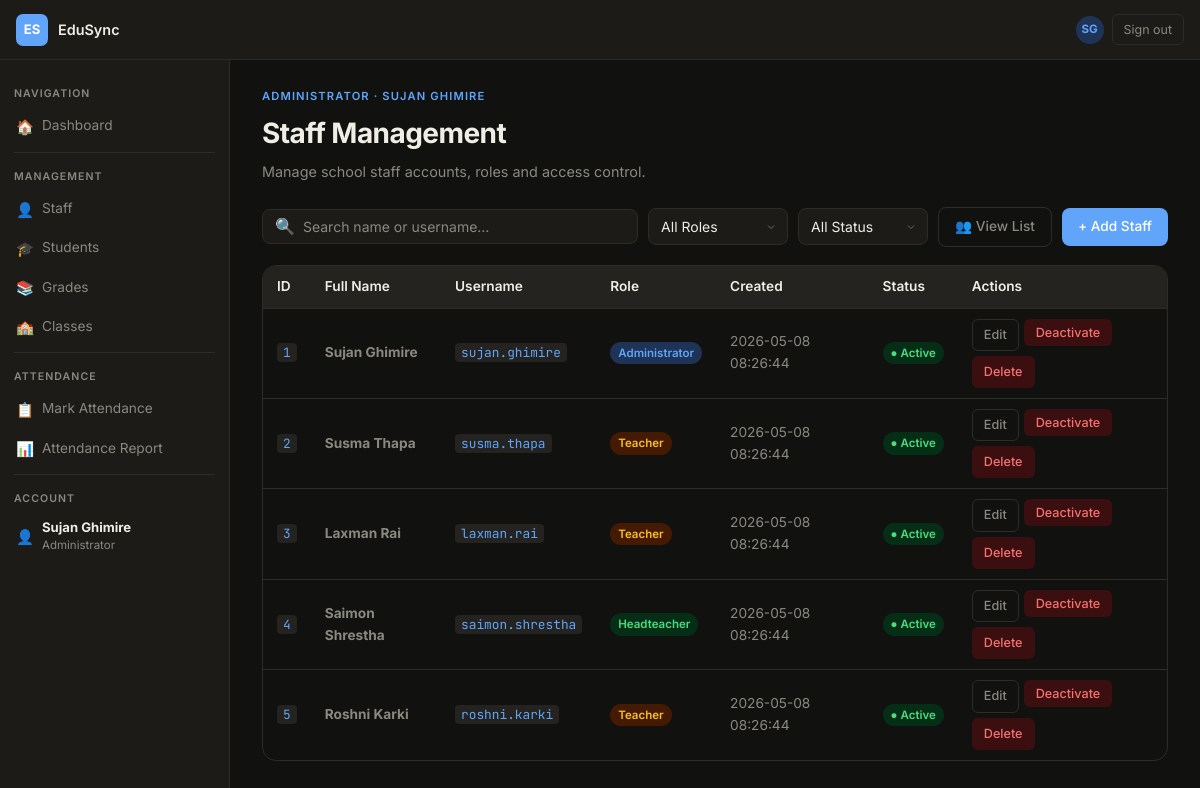
The app's page /staff/index.php (signed in) with its own data.
### tables this page shows
CREATE TABLE tblStaff (
  staffId        INT AUTO_INCREMENT PRIMARY KEY,                          
  fullName       VARCHAR(100) NOT NULL,                                   
  username       VARCHAR(50)  NOT NULL UNIQUE,                            
  passwordHash   VARCHAR(255) NOT NULL,                                   
  role           ENUM('Administrator','Teacher','Headteacher') NOT NULL,  
  isStaffActive  BOOLEAN      NOT NULL DEFAULT TRUE,                      
  staffCreatedAt DATETIME     NOT NULL                                    
);

### shared/db.php (called while the page is built, shortened)
<?php
function db(): PDO {
    $host   = 'localhost';
    $dbname = 'edusync';
    $user   = 'root';
    $pass   = '';
    $pdo = new PDO(
        "mysql:host=$host;dbname=$dbname;charset=utf8mb4",
        $user, $pass,
        [
            PDO::ATTR_ERRMODE            => PDO::ERRMODE_EXCEPTION,
            PDO::ATTR_DEFAULT_FETCH_MODE => PDO::FETCH_ASSOC,
            PDO::ATTR_EMULATE_PREPARES   => false,
        ]
    );
    return $pdo;
}

### methods/staff.php (called while the page is built, shortened)
<?php
require_once __DIR__ . '/../shared/db.php';
class Staff {
    private PDO $pdo;
    public function __construct(PDO $pdo) {
        $this->pdo = $pdo;
    }
    public function getAll(): array {
        $stmt = $this->pdo->prepare("CALL sp_GetAllStaff()");
        $stmt->execute();
        return $stmt->fetchAll();
    }
}

### staff/index.php (the view, shortened to what this page needs)
<?php
require_once __DIR__ . '/../shared/db.php';
require_once __DIR__ . '/../methods/staff.php';
$staffClass = new Staff(db());
$staff = $staffClass->getAll();
?>
<!DOCTYPE html>
<html lang="en" data-theme="dark">
<head>
<link rel="stylesheet" href="style.css">
</head>
<body>
<nav class="topnav" id="topnav"></nav>
<div class="app-layout">
  <aside class="sidebar" id="sidebar"></aside>
  <main class="content">
    <div class="page-eyebrow"><?= htmlspecialchars($_SESSION['user']['role']) ?> · <?= htmlspecialchars($_SESSION['user']['fullName']) ?></div>
    <div class="page-title">Staff Management</div>
    <div class="page-sub">Manage school staff accounts, roles and access control.</div>
    <div class="toolbar">
      <div class="search-bar">
        <span>🔍</span>
        <input type="text" id="searchInput" placeholder="Search name or username…">
      </div>
      <select class="form-select" id="roleFilter" style="width:auto;min-width:140px;">
        <option value="">All Roles</option>
      </select>
      <select class="form-select" id="statusFilter" style="width:auto;min-width:130px;">
        <option value="">All Status</option>
      </select>
      <a href="list.php" class="btn btn-ghost">👥 View List</a>
      <a href="add.php" class="btn btn-primary">+ Add Staff</a>
    </div>
    <div class="table-wrap">
      <table id="staffTable">
        <thead>
          <tr>
            <th>ID</th>
            <th>Full Name</th>
            <th>Username</th>
            <th>Role</th>
            <th>Created</th>
            <th>Status</th>
            <th>Actions</th>
          </tr>
        </thead>
        <tbody>
          <?php if (empty($staff)): ?>
            <tr><td colspan="7">
              <div class="empty-state">
                <div class="empty-icon">👥</div>
                <p>No staff records found.</p>
              </div>
            </td></tr>
          <?php else: ?>
            <?php
              $roleColor = [
                'Administrator' => 'badge-blue',
                'Teacher'       => 'badge-yellow',
                'Headteacher'   => 'badge-green'
              ];
            ?>
            <?php foreach ($staff as $s): ?>
            <tr
              data-name="<?= strtolower(htmlspecialchars($s['fullName'])) ?>"
              data-username="<?= strtolower(htmlspecialchars($s['username'])) ?>"
              data-role="<?= htmlspecialchars($s['role']) ?>"
              data-active="<?= $s['isStaffActive'] ? '1' : '0' ?>"
            >
              <td><code><?= $s['staffId'] ?></code></td>
              <td><strong><?= htmlspecialchars($s['fullName']) ?></strong></td>
              <td><code><?= htmlspecialchars($s['username']) ?></code></td>
              <td><span class="badge <?= $roleColor[$s['role']] ?? 'badge-gray' ?>"><?= htmlspecialchars($s['role']) ?></span></td>
              <td><?= htmlspecialchars($s['staffCreatedAt']) ?></td>
              <td>
                <?php if ($s['isStaffActive']): ?>
                  <span class="badge badge-green">● Active</span>
                <?php else: ?>
                  <span class="badge badge-red">● Inactive</span>
                <?php endif; ?>
              </td>
              <td>
                <div class="action-row">
                  <a href="edit.php?id=<?= $s['staffId'] ?>" class="btn btn-ghost btn-sm">Edit</a>
                  <form method="POST" action="toggle.php" style="display:inline;">
                    <button type="submit" class="btn btn-sm <?= $s['isStaffActive'] ? 'btn-danger' : 'btn-success' ?>">
                      <?= $s['isStaffActive'] ? 'Deactivate' : 'Activate' ?>
                    </button>
                  </form>
                  <a href="delete.php?id=<?= $s['staffId'] ?>" class="btn btn-danger btn-sm">Delete</a>
                </div>
              </td>
            </tr>
            <?php endforeach; ?>
          <?php endif; ?>
        </tbody>
      </table>
    </div>
  </main>
</div>
</body>
</html>

### records on screen
tblstaff: staffId "1", fullName "Sujan Ghimire", username "sujan.ghimire", role "Administrator", staffCreatedAt "2026-05-08 08:26:44", isStaffActive "● Active"
tblstaff: staffId "2", fullName "Susma Thapa", username "susma.thapa", role "Teacher", staffCreatedAt "2026-05-08 08:26:44", isStaffActive "● Active"
tblstaff: staffId "3", fullName "Laxman Rai", username "laxman.rai", role "Teacher", staffCreatedAt "2026-05-08 08:26:44", isStaffActive "● Active"
tblstaff: staffId "4", fullName "Saimon Shrestha", username "saimon.shrestha", role "Headteacher", staffCreatedAt "2026-05-08 08:26:44", isStaffActive "● Active"
tblstaff: staffId "5", fullName "Roshni Karki", username "roshni.karki", role "Teacher", staffCreatedAt "2026-05-08 08:26:44", isStaffActive "● Active"

### other values on screen
$_SESSION['user']['role'] "ADMINISTRATOR"
$_SESSION['user']['fullName'] "SUJAN GHIMIRE"
